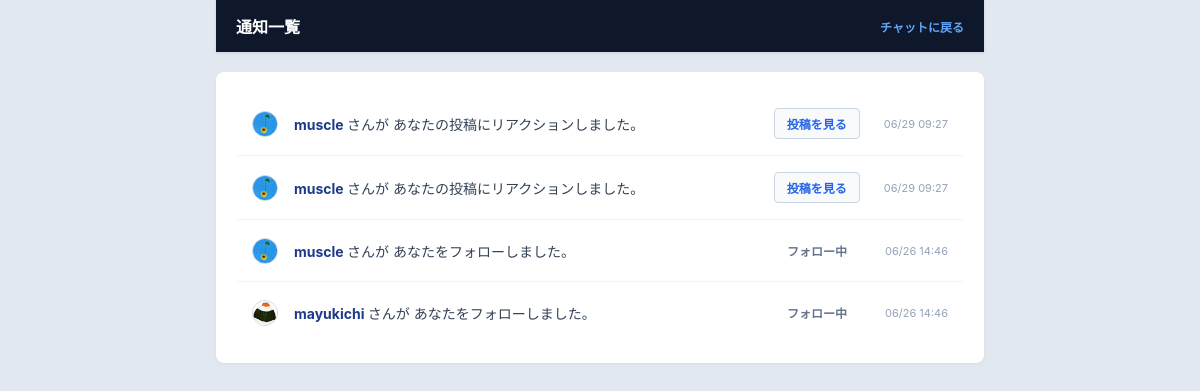
The app's page /notifications/ (signed in) with its own data.
### accounts/models.py (models this page shows, shortened)
class Notification(models.Model):
    receiver = models.ForeignKey(User, on_delete=models.CASCADE, related_name='notifications_received')
    sender = models.ForeignKey(User, on_delete=models.CASCADE, related_name='notifications_sent')
    notification_type = models.CharField(max_length=20)
    message_id = models.IntegerField(null=True, blank=True)
    is_read = models.BooleanField(default=False)
    created_at = models.DateTimeField(auto_now_add=True)
    class Meta:
        ordering = ['-created_at']

class Profile(models.Model):
    user = models.OneToOneField(User, on_delete=models.CASCADE)
    nickname = models.CharField('ユーザー名', max_length=50, blank=True)
    icon = models.ImageField('アイコン画像', upload_to='icons/', blank=True, null=True)
    following = models.ManyToManyField('self', symmetrical=False, related_name='followers', blank=True)

### chat/views.py (the view)
# urls.py: path('notifications/', chat_views.notification_list, name='notifications'),
@login_required
def notification_list(request):
    notifications = Notification.objects.filter(receiver=request.user)
    notifications.update(is_read=True)
    return render(request, 'chat/notifications.html', {'notifications': notifications})

### templates/chat/notifications.html (shortened to what this page needs)
{% load static %}
<!DOCTYPE html>
<html lang="ja">
<head>
    <link rel="stylesheet" href="{% static 'css/room.css' %}">
    <link rel="stylesheet" href="{% static 'css/notifications.css' %}">
</head>
<body>
    <div class="chat-header">
        <h1 class="chat-title">通知一覧</h1>
        <div class="user-status">
            <a href="{% url 'chat_room' %}" style="color: #60a5fa; font-weight: bold; text-decoration: none;" onmouseover="this.style.textDecoration='underline'" onmouseout="this.style.textDecoration='none'">
                チャットに戻る
            </a>
        </div>
    </div>
    <div class="notification-container">
        {% if not notifications %}
            <div class="empty-message">新しい通知はありません。</div>
        {% else %}
            {% for n in notifications %}
                <div class="notification-item">
                    <div class="msg-avatar-container">
                        {% if n.sender.profile.icon %}
                            <img src="{{ n.sender.profile.icon.url }}" class="msg-avatar" alt="アイコン" onclick="location.href='/profile/{{ n.sender.id }}/'" style="cursor: pointer;">
                        {% else %}
                            <div class="msg-avatar-default" onclick="location.href='/profile/{{ n.sender.id }}/'" style="cursor: pointer;">👤</div>
                        {% endif %}
                    </div>
                    <div class="notification-text">
                        <span class="notification-user-link" onclick="location.href='/profile/{{ n.sender.id }}/'">
                            {{ n.sender.profile.nickname|default:n.sender.username }}
                        </span> さんが
                        {% if n.notification_type == 'reply' %}
                            あなたの投稿にスレッドで返信しました。
                        {% elif n.notification_type == 'follow' %}
                            あなたをフォローしました。
                        {% elif n.notification_type == 'reaction' %}
                            あなたの投稿にリアクションしました。
                        {% else %}
                            あなたにアクションを行いました。
                        {% endif %}
                    </div>
                    {% if n.notification_type == 'follow' %}
                        <div class="noti-action-area">
                            {% if n.sender.profile in user.profile.following.all %}
                                <span class="noti-btn-status">フォロー中</span>
                            {% else %}
                                <button class="noti-btn-fallback" onclick="location.href='/profile/{{ n.sender.id }}/toggle-follow/'">
                                    フォローバック
                                </button>
                            {% endif %}
                        </div>
                    {% endif %}
                    {% if n.notification_type != 'follow' %}
                        <div class="noti-action-area">
                            <a href="/room/#msg-id-{{ n.message_id }}" class="noti-link-to-post">投稿を見る</a>
                        </div>
                    {% endif %}
                    <div class="notification-time">
                        {{ n.created_at|date:"m/d H:i" }}
                    </div>
                </div>
            {% endfor %}
        {% endif %}
    </div>
</body>
</html>

### static/css/room.css (style rules this page uses)
body { font-family: -apple-system, BlinkMacSystemFont, "Segoe UI", Roboto, "Helvetica Neue", Arial, sans-serif; margin: 0; padding: 0; color: #1e293b; font-size: 14px; background-color: #e2e8f0; display: flex; flex-direction: column; height: 100vh; align-items: center; }
.chat-header, #chat-box, .bottom-area { width: 100%; max-width: 768px; box-sizing: border-box; }
.chat-header { background-color: #0f172a; color: white; padding: 14px 20px; display: flex; justify-content: space-between; align-items: center; box-shadow: 0 1px 3px rgba(0,0,0,0.1); z-index: 10; }
.chat-title { font-size: 16px; font-weight: bold; margin: 0; }
.user-status { font-size: 12px; display: flex; align-items: center; gap: 10px; }
.msg-avatar-container { display: inline-block; vertical-align: middle; }
.msg-avatar { width: 24px; height: 24px; border-radius: 50%; object-fit: cover; display: block; border: 1px solid #cbd5e1; }

### static/css/notifications.css (style rules this page uses)
.notification-container { background: #ffffff; padding: 20px; border-radius: 8px; box-shadow: 0 1px 3px rgba(0,0,0,0.05); margin: 20px 0; width: 100%; max-width: 768px; box-sizing: border-box; }
.notification-item { display: flex; align-items: center; gap: 16px; padding: 16px; border-bottom: 1px solid #f1f5f9; box-sizing: border-box; width: 100%; }
.notification-item:last-child { border-bottom: none; }
.notification-text { font-size: 14px; color: #334155; flex: 1; word-break: break-all; }
.notification-user-link { color: #1e3a8a; font-weight: bold; cursor: pointer; text-decoration: none; }
.noti-action-area { margin-right: 8px; flex-shrink: 0; }
.noti-btn-status { font-size: 12px; color: #64748b; font-weight: bold; padding: 6px 14px; display: inline-block; }
.notification-time { font-size: 11px; color: #94a3b8; flex-shrink: 0; text-align: right; min-width: 60px; }
.noti-link-to-post { color: #2563eb; font-size: 12px; font-weight: bold; text-decoration: none; padding: 6px 12px; border: 1px solid #cbd5e1; border-radius: 4px; background-color: #f8fafc; transition: all 0.2s; display: inline-block; }

### records on screen
Notification: sender.profile.icon (picture), sender.profile.nickname "muscle", notification_type "あなたの投稿にリアクションしました。", created_at "06/29 09:27"
Notification: sender.profile.icon (picture), sender.profile.nickname "muscle", notification_type "あなたの投稿にリアクションしました。", created_at "06/29 09:27"
Notification: sender.profile.icon (picture), sender.profile.nickname "muscle", notification_type "あなたをフォローしました。", created_at "06/26 14:46"
Notification: sender.profile.icon (picture), sender.profile.nickname "mayukichi", notification_type "あなたをフォローしました。", created_at "06/26 14:46"
